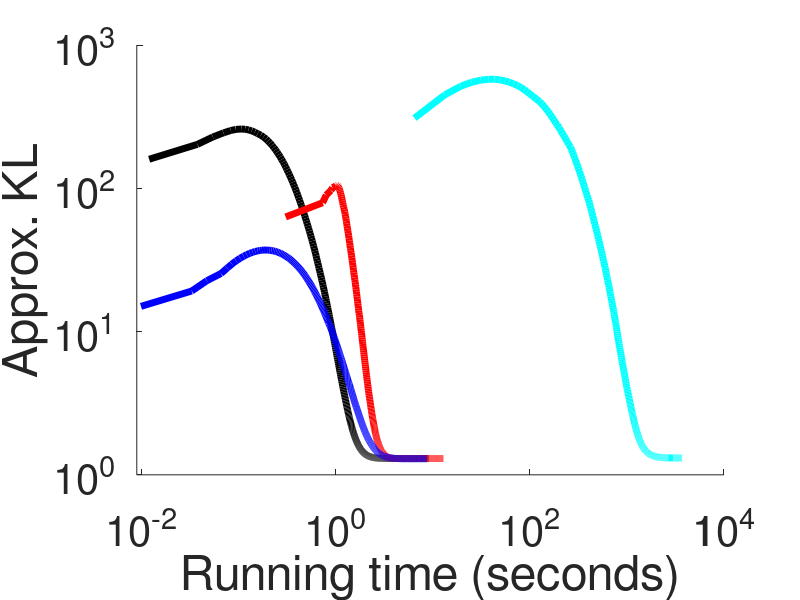

Recreate this plot in MATLAB.
clear all;
close all;


load('cep-sim1.mat');
load('cep2-sim1.mat');
load('ep-sim1.mat');
load('vb-sim1.mat');
load('lp-sim1.mat');
figure;
hold on;

% CEP
plot(cep.time, cep.kl, 'k', 'LineWidth',5);

% CEP2
plot(cep2.time, cep2.kl, 'r', 'LineWidth',5);

% EP
plot(ep.time, ep.kl, 'b', 'LineWidth',5);

% EP non-factorized

% plot(epnf.time, epnf.kl, 'y', 'LineWidth',3);

% VB
% plot(vb.time, vb.kl,'g', 'LineWidth',3);

% VB nf
% plot(vbnf.time, vbnf.kl,'c', 'LineWidth',3);

% LP

plot(lp.time, lp.kl, 'c', 'LineWidth',5);

set(gca, 'YScale', 'log');
set(gca, 'XScale', 'log');
xticks([10^-2, 10^0, 10^2, 10^4]);
yticks([10^0, 10^1, 10^2, 10^3]);
ylim([1, 10^3]);
xlim([9*10^-3,10^4]);
% legend('CEP-1', 'CEP-2', 'EP', 'LP'); 
set(gca, 'FontSize', 30);
xlabel('Running time (seconds)', 'FontSize', 35);
ylabel('Approx. KL', 'FontSize', 35);


